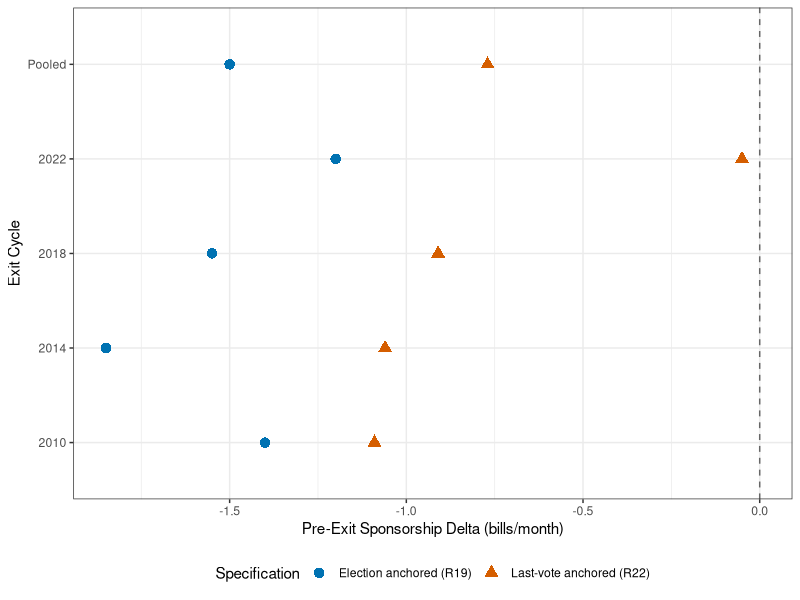
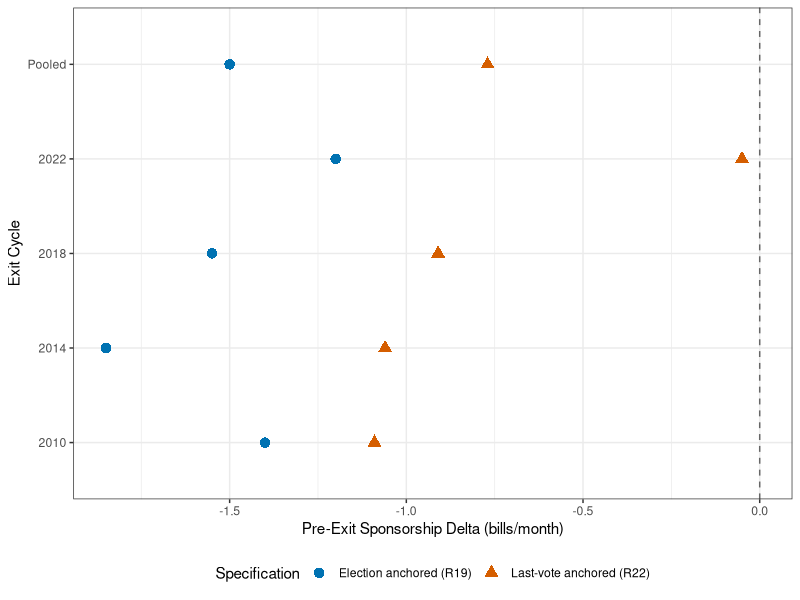

The R script that drew these images, in order:
# Auto-generated figure for article
# Reads KNA data from Sys.getenv("KBL_DATA").
# Figure 2: Per-cycle sensitivity band of pre-resignation sponsorship delta
library(ggplot2); library(dplyr)
cycles <- data.frame(
  cycle = factor(c("2010", "2014", "2018", "2022", "Pooled"),
                 levels = c("2010", "2014", "2018", "2022", "Pooled")),
  N = c(4, 3, 5, 4, 16),
  election_anchor = c(-1.40, -1.85, -1.55, -1.20, -1.50),
  lastvote_anchor = c(-1.09, -1.06, -0.91, -0.05, -0.77)
)
cycles_long <- tidyr::pivot_longer(cycles,
  cols = c(election_anchor, lastvote_anchor),
  names_to = "spec", values_to = "delta")
cycles_long$spec <- factor(cycles_long$spec,
  levels = c("election_anchor", "lastvote_anchor"),
  labels = c("Election anchored (R19)", "Last-vote anchored (R22)"))
okabe <- c("Election anchored (R19)" = "#0072B2",
           "Last-vote anchored (R22)" = "#D55E00")
ggplot(cycles_long, aes(x = delta, y = cycle, color = spec, shape = spec)) +
  geom_vline(xintercept = 0, linetype = "dashed", color = "grey40") +
  geom_point(size = 3.2) +
  scale_color_manual(values = okabe) +
  scale_shape_manual(values = c(16, 17)) +
  labs(x = "Pre-Exit Sponsorship Delta (bills/month)",
       y = "Exit Cycle", color = "Specification", shape = "Specification") +
  theme_bw(base_size = 11) + theme(legend.position = "bottom")
ggsave("articles/figures/2026-04-20_r22/fig_sensitivity.pdf", width = 7, height = 4.2)
